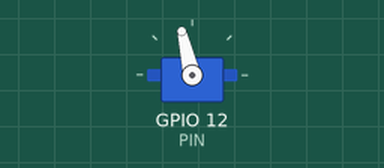
The program below on a simulated Raspberry Pi (BCM pin numbers). Parts: servo. Servo angles are drawn from the pulse width (0.5 ms = 0°, 2.5 ms = 180°); what the program prints to the terminal is not drawn. At 4.0 s the program stops and its outputs stay as they are.

Above: at 0.1 s.
At 1.1 s:
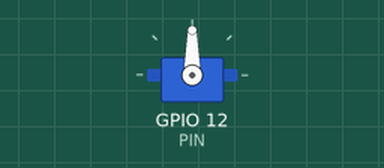
At 3.1 s:
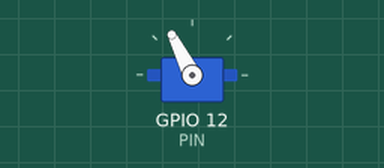
Timing chart, 0 to 4.6 s (numbered marks = the images above):
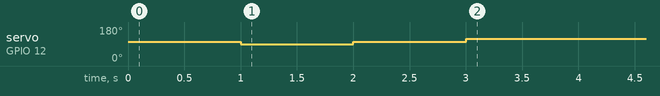

The program:

smooth_servo.py
```python
# sg90_calibrate.py
import time
from gpiozero import Servo
try:
    from gpiozero.pins.pigpio import PiGPIOFactory
    FACT = PiGPIOFactory()
except Exception:
    FACT = None  # falls back to default timing

PIN = 12
min_us, max_us = 1500, 1800  # start safe

def make_servo():
    return Servo(PIN,
                 min_pulse_width=min_us/1_000_000,
                 max_pulse_width=max_us/1_000_000,
                 pin_factory=FACT,
                 initial_value=0.0)

ser = make_servo()
print(f"Start range: {min_us}-{max_us} µs. Centering…"); time.sleep(1)

def try_edge(val_desc, v):
    print(f"Testing {val_desc} (value={v:+.2f})")
    ser.value = v
    time.sleep(1.0)

try:
    try_edge("min", -1.0)
    try_edge("center", 0.0)
    try_edge("max", +1.0)

    # If it *doesn't* hit hard stops (no buzzing/straining), widen slightly:
    # Increase cautiously, e.g. min_us -= 50; max_us += 50; then recreate the Servo()
    # Repeat until you *almost* hit the stops, then back off 50 µs.
finally:
    ser.value = None
    ser.close()
```

Measured:
- by itself, servo on GPIO 12 (PIN): 103° → 90° at 1.0 s, → 103° 1.0 s later, → 117° 1.0 s later
